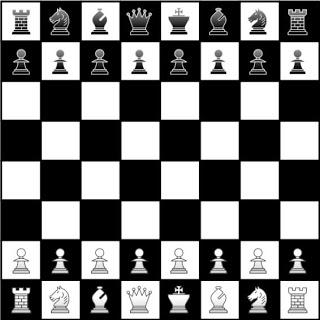
#> input picture chessboard.jpg, 320 x 320 px, given in place of , which was not available
$ python fbp.py chessboard.jpg
#> lines starting #> are read from the running program, lines starting #| are printed output that depends on the picture; pictures that were not available may be replaced by others from this repository, and a replacement may not be noted
'''A quick Python script exploring some basic X-ray CT algorithm concepts - specifically the filtered back projection algorithm
https://en.wikipedia.org/wiki/Tomographic_reconstruction#Back_Projection_Algorithm
'''

from PIL import Image
from scipy import ndimage
from scipy.fft import ifft, fft, fftfreq
import numpy as np
import matplotlib.pyplot as plt
import sys

#Print usage options
def Usage():
    print('''
    Filtered Back Projection -- Python implementation
    Run Options:

    "-draw" - draw option to draw after each step for debugging

    "-reco" - reco option - follow with either "interp" or "standard"
    to control the method used for back projection

    "-pad" - add padding to the input image with the pad size specified
    as the argument after this option

    "-img" - add path to image as second argument

    "-help" - print the run options

    Program currently includes a single filter option and has been built as a
    pedagogical exercise.

    ''')

#Pad an image
def PadImage(image,padsize):
    return np.pad(image,(padsize,padsize),'constant',constant_values=0)

#Unpad an image
def UnPadImage(padsize,padded):

    #Remove top, bottom, left and right padding
    return padded[padsize:-1*padsize,padsize:-1*padsize]

#Import image using Pillow library
def GetImage(filename,padsize):

    image = Image.open(filename)
    #Convert the image class into a numpy array
    data = np.asarray(image)
    sha = data.shape

    print('Original image shape is:',data.shape)

    #Ensure images only have two dimensions
    if len(sha) > 2:
        data = data[:,:,0]
        print('Correcting image shape to have two dimensions')
        print('New image shape is:',data.shape)

    #Pad
    if padsize != 0:
        data = PadImage(data,padsize)

    #Check if image is square
    data = Squarify(data)

    return data

#Squarify image
def Squarify(data):

    sha = data.shape
    pad = 0

    #Check to see whether the image is a square
    #If not, zero pad till is square

    if(sha[0] != sha[1]):
        print('Not square - padding to square')

        if(sha[0] > sha[1]):
            pad = ((0,0),(0,sha[0]-sha[1]))
        else:
            pad = ((0,sha[1]-sha[0]),(0,0))

        data = np.pad(data,pad,mode='constant',constant_values=0)
        print('New image shape is:',data.shape)

    return data

#Perform Radon transform
def RadonTrans(data,nstep,draw):

    #Radon matrix needs to be dimensions of largest dimension of image x nsteps
    sinogram = np.zeros((max(data.shape),nstep), dtype='float64')

    for s in range(nstep):
        theta = 180/nstep
        #Perform a rotation of the object
        data = ndimage.rotate(data,theta,reshape=False)

        #Sum the elements and fill the Radon transform matrix
        sinogram[:,s] = data.sum(0)

    if draw:
        fig, ax = plt.subplots()
        ax.matshow(sinogram,cmap='gray')
        plt.savefig('results/sinogram.png')

    return sinogram

#Perform reconstruction to retrieve original image
def Recon(sinogram,nstep,draw,recotype):

    #Prepare for fourier filtering by scaling up image via zero padding
    #Yields freq domain points which are more closely spaced
    #Minimum padding of 64
    #See Kak & Stanley Ch2

   #sinosize= sinogram.shape[0]
    sinosize= max(sinogram.shape)
    padsize = int(max(64,2 ** (np.ceil(np.log2(2*sinosize)))))
    padwidth = ((0,padsize - sinosize),(0,0))
    #Perform padding
    sinopad = np.pad(sinogram,padwidth,mode='constant',constant_values=0)

    #Create ramp filter - lines taken from skimage package code
    n = np.concatenate((np.arange(1, padsize / 2 + 1, 2, dtype=int),
                        np.arange(padsize / 2 - 1, 0, -2, dtype=int)))
    f = np.zeros(padsize)
    f[0] = 0.25
    f[1::2] = -1 / (np.pi * n) ** 2
    ffilter = 2 * np.real(fft(f))
    #Edit ramp filter for shepp-logan filter
    omega = np.pi * fftfreq(padsize)[1:]
    ffilter[1:] *= np.sin(omega) / omega
    #Create new array dimension so that can be handled properly
    # i.e. for matrix operations
    ffilter = ffilter[:,np.newaxis]

    #FT sinogram to apply the filter
    sinoft = fft(sinopad, axis=0) * ffilter
    sinofilt = ifft(sinoft,axis=0)
    #Only take real part and remove padding
    sinofilt = np.real(sinofilt)[:sinosize,:]

    if draw:
        fig, ax = plt.subplots()
        ax.matshow(sinofilt,cmap='gray')
        plt.savefig('results/filtsinogram.png')

    #Reconstruct through back propagation
    reconstructed = np.zeros((sinosize,sinosize))

    #Interpolation method
    if recotype == 'interp':
        print("Interpolation back projection")
        radius = sinosize // 2
        xpr, ypr = np.mgrid[:sinosize, :sinosize] - radius
        x = np.arange(sinosize) - sinosize // 2

        for col, s in zip(sinofilt.T, range(nstep)):

            #Determine theta and convert to radians
            theta = np.deg2rad(s*180/nstep)
            #t is the new matrix to be interpolated
            t = ypr * np.cos(theta) - xpr * np.sin(theta)

            #Linear interpolation
            reconstructed += np.interp(t,xp=x,fp=col,left=0,right=0)

        #rotate back properly
        reconstructed = np.fliplr(ndimage.rotate(reconstructed,180,reshape=False))

    #Standard, no interpolation method
    elif recotype == 'standard':
        print("Standard back projection")

        for s in range(nstep):
            theta = 180/nstep
            reconstructed = ndimage.rotate(reconstructed,theta,reshape=False)
            reconstructed[:,:] += sinofilt[:,s]

        #rotate back
        reconstructed = ndimage.rotate(reconstructed,180,reshape=False)

    #If neither interpolation nor standard
    else:
        print('ERROR: Option must either be standard or interp')

    if draw:
        fig, ax = plt.subplots()
        ax.matshow(reconstructed,cmap='gray')
        plt.savefig('results/' + recotype +'_reco.png')

    return reconstructed

#FILTERED BACK PROJECTION ALGORITHM
#Decide on number of steps
filename = ""
draw = False
recotype = "interp"
padsize = 0

#Command Line argument info
for i in range(len(sys.argv)):
    if sys.argv[i] == "-draw":
        draw = True
    elif sys.argv[i] == "-reco":
        recotype = sys.argv[i+1]
    elif sys.argv[i] == '-pad':
        padsize = int(sys.argv[i+1])
    elif sys.argv[i] == '-img':
        filename = sys.argv[i+1]
    elif sys.argv[i] == '-help':
        Usage()
        sys.exit()

##Get Image
data = GetImage(filename,padsize)
#> in GetImage, image is the input picture: PIL image 320x320 RGB; min 0, max 255, mean 117.7
#| Original image shape is: (320, 320, 3)
#| New image shape is: (320, 320)
nstep = max(data.shape)
#> nstep = 320
print("Got image")

##pad image
padimage = data
if padsize != 0:
    padimage = PadImage(data,padsize)

#Squarify image
padimage = Squarify(padimage)

##Radon Transform
sinogram = RadonTrans(data,nstep,draw)
#> after the loop in RadonTrans, `for s in range(nstep):`:
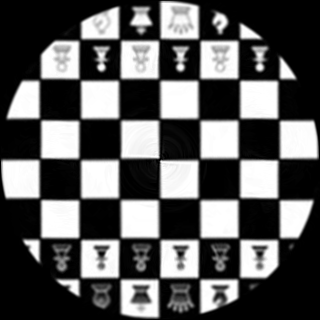
#> data: shape (320, 320); min 0, max 255, mean 91.5
#> after the loop in RadonTrans, `for s in range(nstep):`:
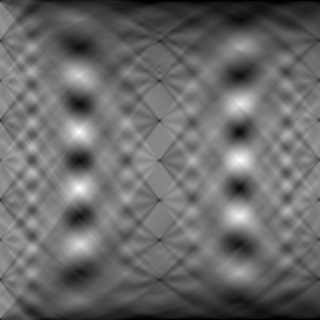
#> sinogram: shape (320, 320) float64; min 3, max 73005, mean 30292.4; drawn with min black and max white
print("Radon Transformed image")

##Reconstruct Image
recons = Recon(sinogram,nstep,draw, recotype)
#> in Recon, `sinofilt = np.real(sinofilt)[:sinosize,:]`:
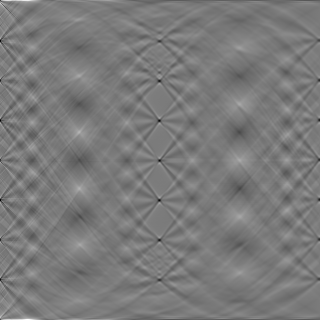
#> sinofilt: shape (320, 320) float64; min -4551.9, max 5074.4, mean 79.7; drawn with min black and max white
#> the loop in Recon, `for col, s in zip(sinofilt.T, range(nstep)):` made 320 passes
#> theta on passes 1 to 3: 0, 0.00982, 0.0196
#> after the loop in Recon, `for col, s in zip(sinofilt.T, range(nstep)):`:
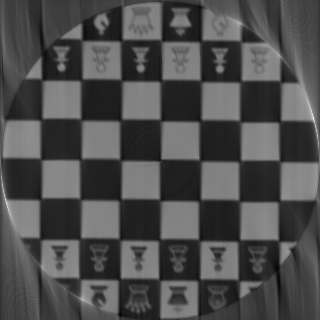
#> reconstructed: shape (320, 320) float64; min -17277.8, max 115918.7, mean 23641.3; drawn with min black and max white
#> after the loop in Recon, `for col, s in zip(sinofilt.T, range(nstep)):`:
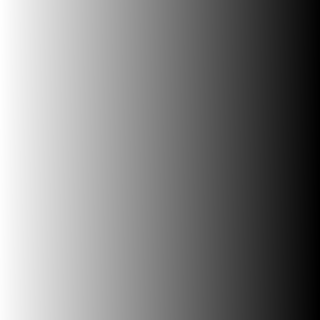
#> t: shape (320, 320) float64; min -160.6, max 161.6, mean 0.5; drawn with min black and max white
#> in Recon, `reconstructed = np.fliplr(ndimage.rotate(reconstructed,180,reshape=Fal..`:
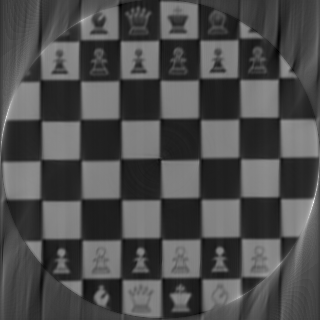
#> reconstructed: shape (320, 320) float64; min -17277.8, max 115918.7, mean 23641.3; drawn with min black and max white

print("Image Reconstructed")

##If padded - undo padding for drawing
recons = UnPadImage(padsize,recons)
#> recons = empty array
data = UnPadImage(padsize,data)
#> data = empty array

print("Removing any pads")

##Calculate Error Image
error = data - recons
#> error = empty array
fig, ax = plt.subplots(1, 4, constrained_layout = True)
fig.suptitle('Filtered Back Projection using ' + recotype + ' BP',y=0.78)
ax[0].matshow(data,cmap='gray')
ax[0].get_xaxis().set_visible(False)
ax[0].get_yaxis().set_visible(False)
ax[0].set_title('Original Image')
ax[1].matshow(sinogram,cmap='gray')
ax[1].get_xaxis().set_visible(False)
ax[1].get_yaxis().set_visible(False)
ax[1].set_title('(Padded) Sinogram')
ax[2].matshow(recons,cmap='gray')
ax[2].get_xaxis().set_visible(False)
ax[2].get_yaxis().set_visible(False)
ax[2].set_title('Reconstructed')
ax[3].matshow(error,cmap='gray')
ax[3].get_xaxis().set_visible(False)
ax[3].get_yaxis().set_visible(False)
ax[3].set_title('Error')
plt.savefig('results/'+ recotype +'_results.png')
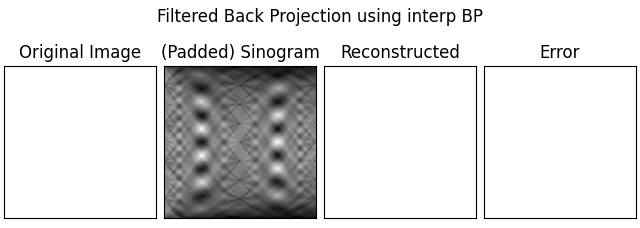
#> figure drawn by matplotlib, 4 panels
